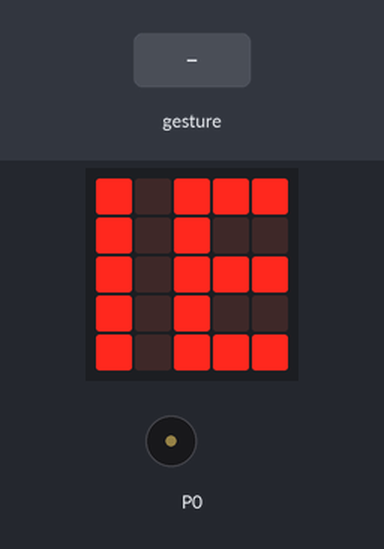
Recording of a program running on a simulated BBC micro:bit (MakeCode). Shown: the board's 5×5 LED display, buzzer (waves = sounding). Inputs (shaded band) come from the test bench. A tilt is held for 1.5 s and a shake lasts 1 s, then the board lies face up again.

Above: at 0.1 s.
At 2.0 s:
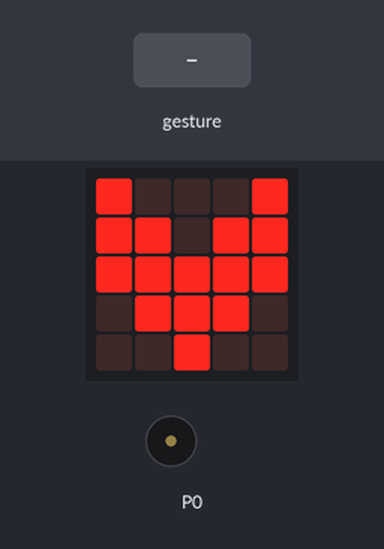
2.1 s: gesture 'shake'
At 2.5 s:
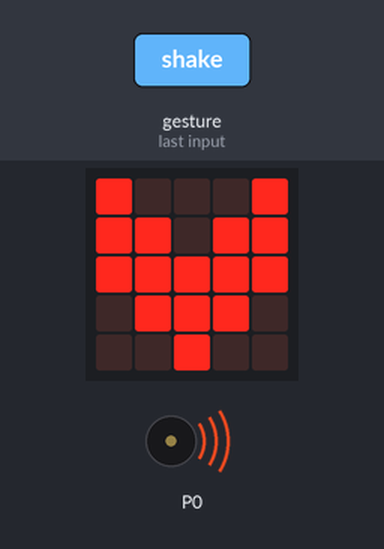
Timing chart, 0 to 10.3 s (numbered marks = the images above; inputs shaded):
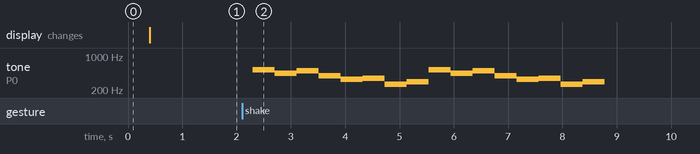

Measured:
- after the input at 2.1 s, tone on P0: plays 523 Hz for 0.41 s, 440 Hz for 0.41 s, 494 Hz for 0.41 s, 392 Hz for 0.41 s, 330 Hz for 0.41 s, 349 Hz for 0.41 s … (16 notes in this stretch), starting after 0.20 s

The program:

main.ts
```typescript
input.onGesture(Gesture.Shake, function () {
    for (let index = 0; index < 2; index++) {
        music.play(music.stringPlayable("C5 A B G E F C D ", 149), music.PlaybackMode.UntilDone)
    }
})
basic.showLeds(`
    # . # # #
    # . # . .
    # . # # #
    # . # . .
    # . # # #
    `)
basic.showLeds(`
    # . . . #
    # # . # #
    # # # # #
    . # # # .
    . . # . .
    `)
```

test.ts
```typescript
// testes vão aqui; isto não será compilado quando este pacote for usado como uma extensão.
```
